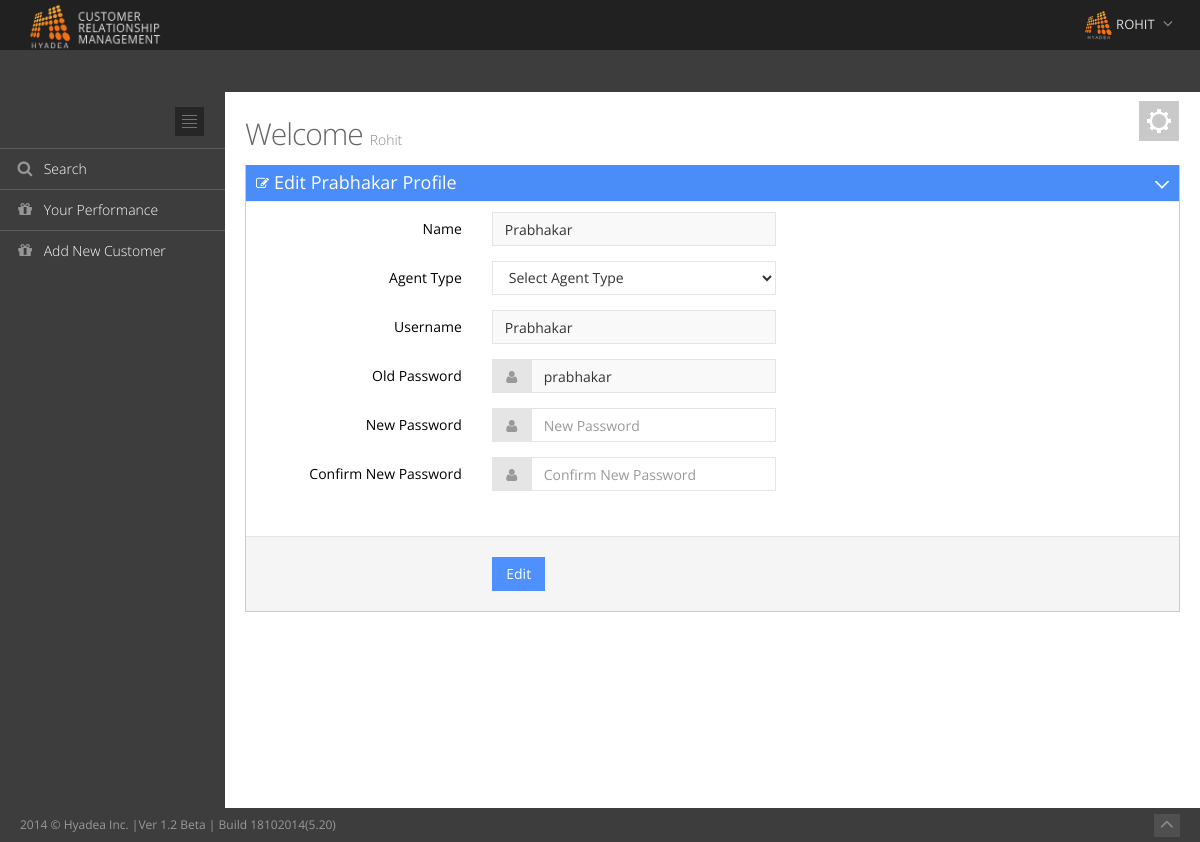
The page /edit_agent_new.php?id=7 (signed in) on the database its author committed.
### tables this page shows
CREATE TABLE IF NOT EXISTS `users` (
  `id` int(11) NOT NULL AUTO_INCREMENT,
  `username` varchar(50) NOT NULL,
  `agent_type` int(2) NOT NULL,
  `email` varchar(200) NOT NULL,
  `password` varchar(15) NOT NULL,
  PRIMARY KEY (`id`)
);

### edit_agent_new.php (the view, shortened to what this page needs)
<?php
    include('includes/l_header.php');
    $Id = $_REQUEST['id'];
    include_once('includes/header.php');
    include_once('includes/menu.php');
    $query = mysql_query("SELECT * FROM `users` WHERE `id` = $Id");
    $result = mysql_fetch_array($query);
?>
<body class="page-header-fixed">
<?php  include('includes/main_header.php');?>
<div class="page-container">
	<?php include_once('includes/left_sidebar.php');?>
	<div class="page-content-wrapper">
		<div class="page-content">
			<?php include_once('includes/setting.php'); ?>
			<div class="row">
				<div class="col-md-12">
					<h3 class="page-title">
                                            Welcome <small><?php echo ucfirst($_SESSION['username']);?></small>
					</h3>
				</div>
			</div>
    <div class="row">
    <div class="col-md-12">
                    <div class="portlet box blue">
                            <div class="portlet-title">
                                <div class="caption">
                                    <i class="fa fa-edit"></i>Edit <?php echo ucfirst($result['username']); ?> Profile
                                </div>
                                <div class="tools">
                                        <a href="javascript:;" class="collapse">
                                        </a>
                                </div>
                            </div>
                            <div class="portlet-body form">
                                <form class="form-horizontal" id=""  method="POST"  action="#">
                                    <div class="form-body">
                                        <div class="form-group">
                                            <label class="col-md-3 control-label">Name</label>
                                            <div class="col-md-4">
                                                <input name="name" id="name" data-required="1" value="<?php echo ucfirst($result['username']); ?>" class="form-control" type="text" readonly="readonly">
                                            </div>
                                        </div>
                                        <div class="form-group">
                                            <label class="col-md-3 control-label">Agent Type</label>
                                            <div class="col-md-4">
                                                <select name="agent_type" class="form-control">
                                                    <option value="">Select Agent Type</option>
                                                </select>
                                            </div>
                                        </div>
                                        <div class="form-group">
                                            <label class="col-md-3 control-label">Username</label>
                                            <div class="col-md-4">
                                                <input name="username" id="username" class="form-control" value="<?php echo $result['username']; ?>" type="text" readonly="readonly">
                                            </div>
                                        </div>
                                        <div class="form-group">
                                            <label class="col-md-3 control-label">Old Password</label>
                                            <div class="col-md-4">
                                                <div class="input-group">
                                                    <span class="input-group-addon">
                                                        <i class="fa fa-user"></i>
                                                    </span>
                                                    <input name="oldpassword" id="oldpassword" class="form-control" value="<?php echo $result['password']; ?>" type="text" readonly="readonly">
                                                </div>
                                            </div>
                                        </div>
                                        <div class="form-group">
                                            <label class="col-md-3 control-label">New Password</label>
                                            <div class="col-md-4">
                                                <div class="input-group">
                                                    <span class="input-group-addon">
                                                        <i class="fa fa-user"></i>
                                                    </span>
                                                    <input name="newpassword" id="newpassword" class="form-control" type="password" placeholder="New Password">
                                                </div>
                                                </div>
                                        </div>
                                        <div class="form-group">
                                            <label class="col-md-3 control-label">Confirm New Password</label>
                                            <div class="col-md-4">
                                                <div class="input-group">
                                                    <span class="input-group-addon">
                                                        <i class="fa fa-user"></i>
                                                    </span>
                                                    <input name="cnewpassword" id="cnewpassword" class="form-control" type="password" placeholder="Confirm New Password">
                                                </div>
                                            </div>
                                        </div>
                                    </div>
                                    <div class="form-actions fluid">
                                        <div class="col-md-offset-3 col-md-9">
                                            <button class="btn blue" name="edit" type="submit">Edit</button>
                                        </div>
                                    </div>
                                </form>
                            </div>
                    </div>
            </div>
          </div>
        </div>
			</div>
		</div>
<?php include('includes/footer.php');?>

### assets/css/style-metronic.css (style rules this page uses)
div, input, select, textarea, span, img, table, td, th, p, a, button, ul, code, pre, li { -webkit-border-radius: 0 !important; -moz-border-radius: 0 !important; border-radius: 0 !important; }
.btn { border-width: 0; padding: 7px 14px; font-size: 14px; outline: none !important; -webkit-box-shadow: none !important; -moz-box-shadow: none !important; box-shadow: none !important; -webkit-border-radius: 0 !important; -moz-border-radius: 0 !important; border-radius: 0 !important; text-shadow: none; }
.btn.blue { color: white; text-shadow: none; background-color: #4d90fe; }
label { font-weight: 400; font-size: 14px; }
.form-control { font-size: 14px; font-weight: normal; color: #333333; background-color: #ffffff; border: 1px solid #e5e5e5; border-radius: 0; -webkit-box-shadow: none; box-shadow: none; -webkit-transition: border-color ease-in-out .15s, box-shadow ease-in-out .15s; transition: border-color ease-in-out .15s, box-shadow ease-in-out .15s; }
.form-control[disabled], .form-control[readonly], fieldset[disabled] .form-control { cursor: not-allowed; background-color: #eeeeee; }
input[readonly], select[readonly], textarea[readonly] { cursor: not-allowed; background-color: #F9F9F9 !important; }
.input-group-addon { border-color: #e5e5e5; background: #e5e5e5; min-width: 39px; }
.input-group-addon > i { color: #999; }

### assets/css/style-responsive.css (style rules this page uses)
@media (min-width: 992px) { .page-content-wrapper { float: left; width: 100%; } }
@media (min-width: 992px) { .page-content { margin-left: 225px; margin-top: 0px; min-height: 600px; padding: 25px 20px 20px 20px; } }

### assets/css/themes/default.css (style rules this page uses)
body { background-color: #3d3d3d !important; }

### assets/css/print.css (style rules this page uses)
body { background-color: #fff !important; }
.page-container { margin: 0px !important; padding: 0px !important; }
.page-content { min-height: auto !important; padding: 0px 20px 20px !important; margin: 0 !important; }

### rows shown on the page
users: username "Prabhakar", name "Prabhakar", oldpassword "prabhakar"

### other values the page prints
$_SESSION['username'] "Rohit"
